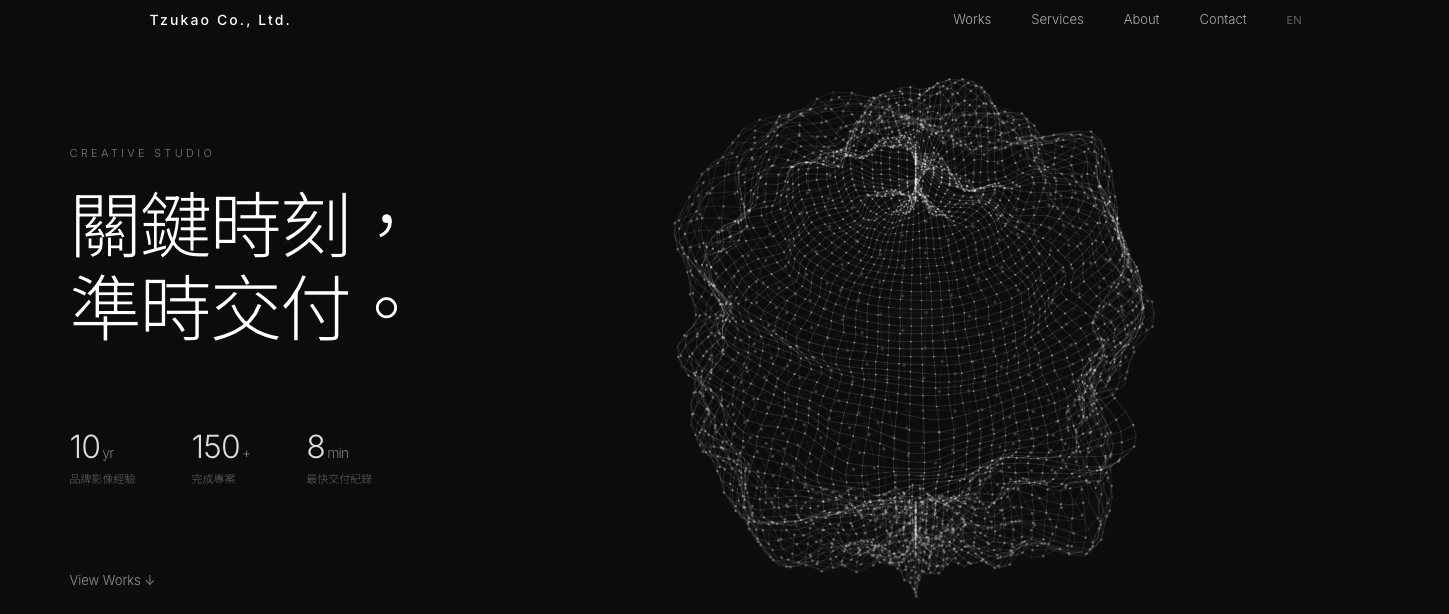
#> input picture assets/tzukao-homepage.png, 1449 x 614 px
$ python -i text_filter.py   (imports and definitions only)
#> lines starting #> are read from the running program, lines starting #| are printed output that depends on the picture; after the words box and inside, x2 and y2 are one past the last pixel; in counts of white or black regions, pixels touching at a corner belong together
"""Text detection and filtering — ignore subtitles, title cards, and logos in analysis.

Two strategies:
1. Detect text regions in keyframes → mask them out before color/composition analysis
2. Instruct Claude Vision to ignore text overlays when generating prompts
"""

from __future__ import annotations

import logging

import cv2
import numpy as np

log = logging.getLogger(__name__)


def detect_text_regions(frame: np.ndarray, min_area: int = 500) -> list[list[int]]:
    """Detect text/subtitle regions in a frame.

    Returns list of [x1, y1, x2, y2] bounding boxes (pixel coordinates).

    Strategy: MSER (Maximally Stable Extremal Regions) + morphological grouping.
    Fast, no model needed, works well for subtitles and title cards.
    """
    gray = cv2.cvtColor(frame, cv2.COLOR_RGB2GRAY)
    h, w = gray.shape

    # MSER for text-like regions
    mser = cv2.MSER_create()
    mser.setMinArea(60)
    mser.setMaxArea(int(h * w * 0.05))  # max 5% of frame
    regions, _ = mser.detectRegions(gray)

    if not regions:
        return []

    # Convert regions to bounding boxes
    boxes = []
    for region in regions:
        x, y, bw, bh = cv2.boundingRect(region)
        # Filter: text tends to be wider than tall, or small and dense
        aspect = bw / max(bh, 1)
        if 0.1 < aspect < 15 and bw * bh > min_area:
            boxes.append([x, y, x + bw, y + bh])

    if not boxes:
        return []

    # Group nearby boxes (subtitles are usually clustered)
    grouped = _group_boxes(boxes, h, w)

    # Filter: keep only regions that look like text areas
    text_regions = []
    for box in grouped:
        x1, y1, x2, y2 = box
        region_h = y2 - y1
        region_w = x2 - x1

        # Text regions are typically:
        # - In bottom 30% (subtitles) or top 20% (title cards) of frame
        # - Or span a wide horizontal area (lower thirds)
        is_subtitle_zone = y1 > h * 0.65  # bottom 35%
        is_title_zone = y2 < h * 0.25      # top 25%
        is_wide = region_w > w * 0.3        # spans >30% width
        is_lower_third = y1 > h * 0.6 and is_wide

        if is_subtitle_zone or is_title_zone or is_lower_third:
            text_regions.append(box)

    log.debug("Detected %d text regions from %d candidates", len(text_regions), len(boxes))
    return text_regions


def mask_text_regions(
    frame: np.ndarray,
    text_regions: list[list[int]] | None = None,
) -> np.ndarray:
    """Return a copy of the frame with text regions inpainted (removed).

    If text_regions is None, auto-detect them first.
    """
    if text_regions is None:
        text_regions = detect_text_regions(frame)

    if not text_regions:
        return frame

    mask = np.zeros(frame.shape[:2], dtype=np.uint8)
    for x1, y1, x2, y2 in text_regions:
        # Expand slightly for better inpainting
        pad = 5
        x1 = max(0, x1 - pad)
        y1 = max(0, y1 - pad)
        x2 = min(frame.shape[1], x2 + pad)
        y2 = min(frame.shape[0], y2 + pad)
        mask[y1:y2, x1:x2] = 255

    # Inpaint
    bgr = cv2.cvtColor(frame, cv2.COLOR_RGB2BGR)
    inpainted = cv2.inpaint(bgr, mask, inpaintRadius=5, flags=cv2.INPAINT_TELEA)
    result = cv2.cvtColor(inpainted, cv2.COLOR_BGR2RGB)

    log.debug("Masked %d text regions", len(text_regions))
    return result


def has_significant_text(frame: np.ndarray, threshold: float = 0.05) -> bool:
    """Check if a frame has significant text overlay (>threshold of frame area)."""
    regions = detect_text_regions(frame)
    if not regions:
        return False

    h, w = frame.shape[:2]
    total_area = h * w
    text_area = sum((r[2] - r[0]) * (r[3] - r[1]) for r in regions)
    ratio = text_area / total_area

    return ratio > threshold


def get_text_ignore_instruction() -> str:
    """Return the instruction string to append to Claude Vision prompts."""
    return (
        "\n\nIMPORTANT: Completely IGNORE any text overlays visible in the keyframes — "
        "including subtitles, title cards, lower thirds, watermarks, and logos. "
        "These are post-production additions and should NOT appear in your generated prompts. "
        "Describe only the visual scene, subjects, camera movement, and lighting. "
        "Never include text content, font styles, or text positioning in the output prompts."
    )


def _group_boxes(boxes: list[list[int]], h: int, w: int, merge_dist: int = 20) -> list[list[int]]:
    """Group nearby bounding boxes into larger regions."""
    if not boxes:
        return []

    # Sort by y1 then x1
    boxes = sorted(boxes, key=lambda b: (b[1], b[0]))

    merged = []
    used = [False] * len(boxes)

    for i in range(len(boxes)):
        if used[i]:
            continue

        x1, y1, x2, y2 = boxes[i]
        used[i] = True

        # Merge with nearby boxes
        changed = True
        while changed:
            changed = False
            for j in range(len(boxes)):
                if used[j]:
                    continue
                jx1, jy1, jx2, jy2 = boxes[j]

                # Check if boxes are close enough to merge
                if (jx1 <= x2 + merge_dist and jx2 >= x1 - merge_dist and
                        jy1 <= y2 + merge_dist and jy2 >= y1 - merge_dist):
                    x1 = min(x1, jx1)
                    y1 = min(y1, jy1)
                    x2 = max(x2, jx2)
                    y2 = max(y2, jy2)
                    used[j] = True
                    changed = True

        merged.append([x1, y1, x2, y2])

    return merged

>>> import cv2
>>> picture = cv2.cvtColor(cv2.imread('../../../assets/tzukao-homepage.png'), cv2.COLOR_BGR2RGB)
#> picture is the input picture: shape (614, 1449, 3); min 12, max 255, mean 18.3
>>> result = mask_text_regions(picture)
#> in detect_text_regions, `regions, _ = mser.detectRegions(gray)`: regions = 1011 items
#> the loop in detect_text_regions, `for region in regions:` made 1011 passes
#> (x, y, bw, bh, aspect) on passes 1 to 3: (739, 131, 14, 11, 1.27), (758, 124, 15, 9, 1.67), (715, 165, 10, 12, 0.833)
#> after the loop in detect_text_regions, `for region in regions:`: boxes = 350 items, first 6: [166, 288, 195, 310], [166, 288, 195, 311], [911, 502, 922, 549], [907, 501, 922, 549], [907, 501, 922, 549], [907, 501, 922, 549]
#> in _group_boxes, `boxes = sorted(boxes, key=lambda b: (b[1], b[0]))`: boxes = 350 items, first 6: [911, 150, 935, 210], [142, 191, 167, 255], [142, 191, 167, 255], [142, 191, 167, 255], [142, 191, 167, 255], [142, 191, 167, 255]
#> in _group_boxes, `used = [False] * len(boxes)`: used = 350 items, first 6: False, False, False, False, False, False
#> the loop in _group_boxes, `for i in range(len(boxes)):` made 350 passes
#> after the loop in _group_boxes, `for i in range(len(boxes)):`: merged = [[911, 150, 935, 210], [73, 191, 349, 341], [1108, 210, 1132, 268], [907, 501, 922, 549]]; used = 350 items, first 6: True, True, True, True, True, True
#> in detect_text_regions, `grouped = _group_boxes(boxes, h, w)`: grouped has the same summary as merged in _group_boxes
#> the loop in detect_text_regions, `for box in grouped:` made 4 passes
#> (x1, y1, x2, y2, region_h, region_w, is_subtitle_zone) on passes 1 to 4: (911, 150, 935, 210, 60, 24, False), (73, 191, 349, 341, 150, 276, False), (1108, 210, 1132, 268, 58, 24, False), (907, 501, 922, 549, 48, 15, True)
#> after the loop in detect_text_regions, `for box in grouped:`: text_regions = [[907, 501, 922, 549]]
#> the loop in mask_text_regions, `for x1, y1, x2, y2 in text_regions:` made 1 pass
#> (x1, y1, x2, y2, pad) on pass 1: (902, 496, 927, 554, 5)
#> after the loop in mask_text_regions, `for x1, y1, x2, y2 in text_regions:`:
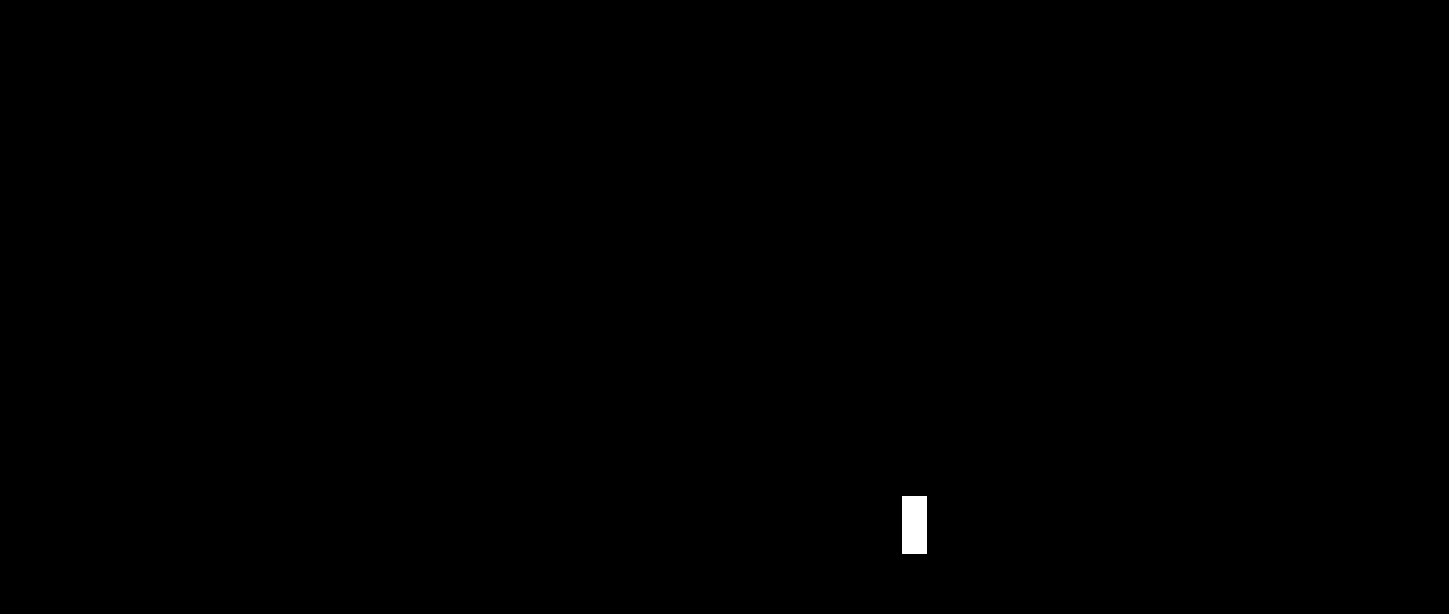
#> mask: shape (614, 1449); 0.16% white; 1 white region, box (x1, y1, x2, y2) and area: (902, 496, 927, 554) 1450
